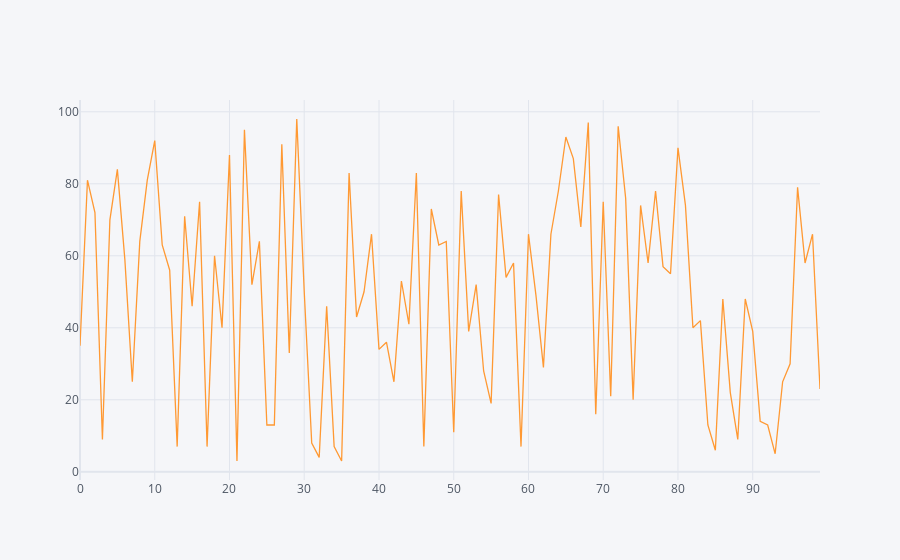

Notebook cell for this chart:
### Code cell
df1.iplot()

### Figure 1 — Plotly figure (JSON) as saved in the notebook; plotly's stock layout.template omitted (floating-point values rounded to 4 significant figures)
{"data": [{"line": {"color": "rgba(255, 153, 51, 1.0)", "dash": "solid", "shape": "linear", "width": 1.3}, "mode": "lines", "name": "0", "text": "", "type": "scatter", "x": [0, 1, 2, 3, 4, 5, 6, 7, 8, 9, 10, 11, 12, 13, 14, 15, 16, 17, 18, 19, 20, 21, 22, 23, 24, 25, 26, 27, 28, 29, 30, 31, 32, 33, 34, 35, 36, 37, 38, 39, 40, 41, 42, 43, 44, 45, 46, 47, 48, 49, 50, 51, 52, 53, 54, 55, 56, 57, 58, 59, 60, 61, 62, 63, 64, 65, 66, 67, 68, 69, 70, 71, 72, 73, 74, 75, 76, 77, 78, 79, 80, 81, 82, 83, 84, 85, 86, 87, 88, 89, 90, 91, 92, 93, 94, 95, 96, 97, 98, 99], "y": [35, 81, 72, 9, 70, 84, 59, 25, 64, 81, 92, 63, 56, 7, 71, 46, 75, 7, 60, 40, 88, 3, 95, 52, 64, 13, 13, 91, 33, 98, 50, 8, 4, 46, 7, 3, 83, 43, 50, 66, 34, 36, 25, 53, 41, 83, 7, 73, 63, 64, 11, 78, 39, 52, 28, 19, 77, 54, 58, 7, 66, 49, 29, 66, 78, 93, 87, 68, 97, 16, 75, 21, 96, 76, 20, 74, 58, 78, 57, 55, 90, 74, 40, 42, 13, 6, 48, 22, 9, 48, 39, 14, 13, 5, 25, 30, 79, 58, 66, 23]}], "layout": {"legend": {"bgcolor": "#F5F6F9", "font": {"color": "#4D5663"}}, "paper_bgcolor": "#F5F6F9", "plot_bgcolor": "#F5F6F9", "title": {"font": {"color": "#4D5663"}}, "xaxis": {"gridcolor": "#E1E5ED", "showgrid": true, "tickfont": {"color": "#4D5663"}, "title": {"font": {"color": "#4D5663"}, "text": ""}, "zerolinecolor": "#E1E5ED"}, "yaxis": {"gridcolor": "#E1E5ED", "showgrid": true, "tickfont": {"color": "#4D5663"}, "title": {"font": {"color": "#4D5663"}, "text": ""}, "zerolinecolor": "#E1E5ED"}}}
